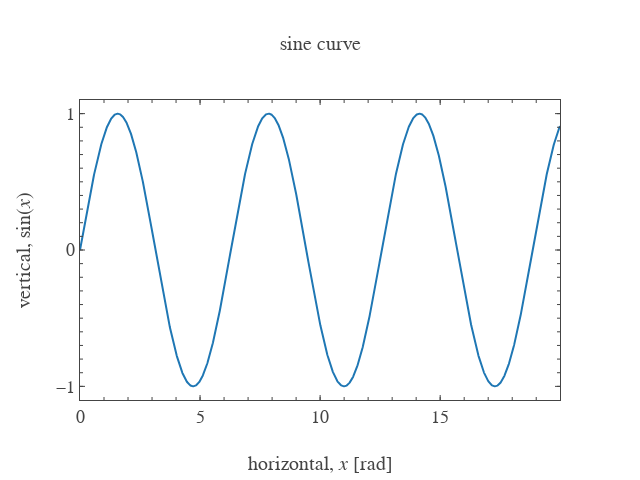

The code cell stored with this chart in its notebook:
### Code cell
plt.show(data, plot="scatter")

### Figure 1 — Plotly figure (JSON) as saved in the notebook; plotly's stock layout.template omitted (floating-point values rounded to 4 significant figures; data arrays with more than 128 entries replaced by an {"elided": "..."} marker saying what was removed)
{"data": [{"type": "scatter", "uid": "5db6f0de-5185-4db0-9d11-192e5485afbb", "x": {"elided": "2000 float values"}, "y": {"elided": "2000 float values"}}, {"type": "scatter", "uid": "4b237d8d-6683-4173-b271-b23652317bf0", "visible": false, "xaxis": "x100", "yaxis": "y100"}], "layout": {"font": {"family": "Arial", "size": 18}, "height": 480, "title": "sine curve", "titlefont": {"family": "Arial", "size": 20}, "width": 640, "xaxis": {"dtick": 5, "hoverformat": ".f", "mirror": "ticks", "range": [0, 19.99], "showgrid": false, "showline": true, "showticklabels": true, "ticklen": 5, "ticks": "inside", "title": "horizontal, <i>x</i> [rad]", "titlefont": {"family": "Arial", "size": 20}, "zeroline": false}, "xaxis100": {"dtick": 1, "mirror": "ticks", "overlaying": "x", "range": [0, 19.99], "scaleanchor": "x", "showgrid": false, "showline": false, "showticklabels": false, "ticklen": 3, "ticks": "inside", "zeroline": false}, "yaxis": {"dtick": 1, "hoverformat": ".f", "mirror": "ticks", "range": [-1.1, 1.1], "showgrid": false, "showline": true, "showticklabels": true, "ticklen": 5, "ticks": "inside", "title": "vertical, <i></i>sin<i></i>(<i>x</i>)<i></i>", "titlefont": {"family": "Arial", "size": 20}, "zeroline": false}, "yaxis100": {"dtick": 0.1, "mirror": "ticks", "overlaying": "y", "range": [-1.1, 1.1], "scaleanchor": "y", "showgrid": false, "showline": false, "showticklabels": false, "ticklen": 3, "ticks": "inside", "zeroline": false}}}
